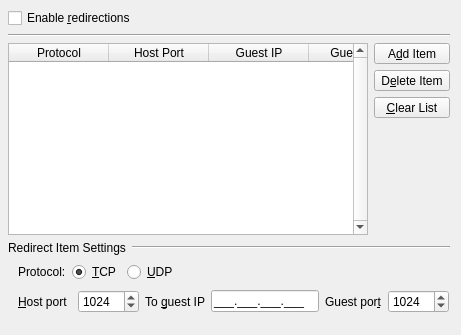
              <widget class="QWidget" name="Tab_Network_Settings">
               <attribute name="icon">
                <iconset resource="../resources/icons.qrc">
                 <normaloff>:/preferences-system-network-sharing.png</normaloff>:/preferences-system-network-sharing.png</iconset>
               </attribute>
               <attribute name="title">
                <string>Redirections</string>
               </attribute>
               <layout class="QGridLayout" name="gridLayout_16">
                <property name="leftMargin">
                 <number>8</number>
                </property>
                <property name="topMargin">
                 <number>8</number>
                </property>
                <item row="6" column="0" colspan="2">
                 <widget class="QWidget" name="Redirection_Widget" native="true">
                  <property name="sizePolicy">
                   <sizepolicy hsizetype="Minimum" vsizetype="Maximum">
                    <horstretch>0</horstretch>
                    <verstretch>0</verstretch>
                   </sizepolicy>
                  </property>
                  <layout class="QGridLayout" name="gridLayout_10">
                   <property name="leftMargin">
                    <number>0</number>
                   </property>
                   <property name="topMargin">
                    <number>0</number>
                   </property>
                   <property name="rightMargin">
                    <number>0</number>
                   </property>
                   <property name="bottomMargin">
                    <number>0</number>
                   </property>
                   <item row="0" column="0" colspan="2">
                    <layout class="QHBoxLayout">
                     <property name="spacing">
                      <number>6</number>
                     </property>
                     <property name="leftMargin">
                      <number>0</number>
                     </property>
                     <property name="topMargin">
                      <number>0</number>
                     </property>
                     <property name="rightMargin">
                      <number>0</number>
                     </property>
                     <property name="bottomMargin">
                      <number>0</number>
                     </property>
                     <item>
                      <widget class="QLabel" name="Label_Redirect_Settings">
                       <property name="sizePolicy">
                        <sizepolicy hsizetype="Maximum" vsizetype="Preferred">
                         <horstretch>0</horstretch>
                         <verstretch>0</verstretch>
                        </sizepolicy>
                       </property>
                       <property name="text">
                        <string>Redirect Item Settings</string>
                       </property>
                      </widget>
                     </item>
                     <item>
                      <widget class="Line" name="line_redir_1">
                       <property name="orientation">
                        <enum>Qt::Horizontal</enum>
                       </property>
                      </widget>
                     </item>
                    </layout>
                   </item>
                   <item row="1" column="0" colspan="2">
                    <widget class="QWidget" name="widget" native="true">
                     <layout class="QHBoxLayout" name="Widget_Redirection_Protocol">
                      <property name="spacing">
                       <number>6</number>
                      </property>
                      <property name="leftMargin">
                       <number>10</number>
                      </property>
                      <property name="topMargin">
                       <number>1</number>
                      </property>
                      <property name="rightMargin">
                       <number>1</number>
                      </property>
                      <property name="bottomMargin">
                       <number>1</number>
                      </property>
                      <item>
                       <widget class="QLabel" name="Label_Protocol">
                        <property name="text">
                         <string>Protocol:</string>
                        </property>
                       </widget>
                      </item>
                      <item>
                       <widget class="QRadioButton" name="RB_TCP">
                        <property name="text">
                         <string>&amp;TCP</string>
                        </property>
                        <property name="checked">
                         <bool>true</bool>
                        </property>
                       </widget>
                      </item>
                      <item>
                       <widget class="QRadioButton" name="RB_UDP">
                        <property name="text">
                         <string>&amp;UDP</string>
                        </property>
                       </widget>
                      </item>
                      <item>
                       <spacer>
                        <property name="orientation">
                         <enum>Qt::Horizontal</enum>
                        </property>
                        <property name="sizeHint" stdset="0">
                         <size>
                          <width>271</width>
                          <height>20</height>
                         </size>
                        </property>
                       </spacer>
                      </item>
                     </layout>
                    </widget>
                   </item>
                   <item row="2" column="0" colspan="2">
                    <widget class="QWidget" name="widget" native="true">
                     <layout class="QHBoxLayout" name="Widget_Redirection_Net">
                      <property name="spacing">
                       <number>6</number>
                      </property>
                      <property name="leftMargin">
                       <number>10</number>
                      </property>
                      <property name="topMargin">
                       <number>1</number>
                      </property>
                      <property name="rightMargin">
                       <number>1</number>
                      </property>
                      <property name="bottomMargin">
                       <number>1</number>
                      </property>
                      <item>
                       <widget class="QLabel" name="Label_Port1">
                        <property name="text">
                         <string>&amp;Host port</string>
                        </property>
                        <property name="buddy">
                         <cstring>SB_Redir_Port</cstring>
                        </property>
                       </widget>
                      </item>
                      <item>
                       <widget class="QSpinBox" name="SB_Redir_Port">
                        <property name="minimum">
                         <number>1</number>
                        </property>
                        <property name="maximum">
                         <number>65535</number>
                        </property>
                        <property name="value">
                         <number>1024</number>
                        </property>
                       </widget>
                      </item>
                      <item>
                       <widget class="QLabel" name="Label_To_Guest_IP">
                        <property name="text">
                         <string>To &amp;guest IP</string>
                        </property>
                        <property name="buddy">
                         <cstring>Edit_Guest_IP</cstring>
                        </property>
                       </widget>
                      </item>
                      <item>
                       <widget class="QLineEdit" name="Edit_Guest_IP">
                        <property name="sizePolicy">
                         <sizepolicy hsizetype="Minimum" vsizetype="Fixed">
                          <horstretch>0</horstretch>
                          <verstretch>0</verstretch>
                         </sizepolicy>
                        </property>
                        <property name="inputMask">
                         <string>000.000.000.000;_</string>
                        </property>
                        <property name="maxLength">
                         <number>15</number>
                        </property>
                       </widget>
                      </item>
                      <item>
                       <widget class="QLabel" name="Label_Port2">
                        <property name="text">
                         <string>Guest por&amp;t</string>
                        </property>
                        <property name="buddy">
                         <cstring>SB_Guest_Port</cstring>
                        </property>
                       </widget>
                      </item>
                      <item>
                       <widget class="QSpinBox" name="SB_Guest_Port">
                        <property name="minimum">
                         <number>1</number>
                        </property>
                        <property name="maximum">
                         <number>65535</number>
                        </property>
                        <property name="value">
                         <number>1024</number>
                        </property>
                       </widget>
                      </item>
                     </layout>
                    </widget>
                   </item>
                  </layout>
                 </widget>
                </item>
                <item row="7" column="0">
                 <spacer name="verticalSpacer_17">
                  <property name="orientation">
                   <enum>Qt::Vertical</enum>
                  </property>
                  <property name="sizeType">
                   <enum>QSizePolicy::Minimum</enum>
                  </property>
                  <property name="sizeHint" stdset="0">
                   <size>
                    <width>50</width>
                    <height>10</height>
                   </size>
                  </property>
                 </spacer>
                </item>
                <item row="5" column="0">
                 <widget class="QTableWidget" name="Redirections_List">
                  <property name="sizePolicy">
                   <sizepolicy hsizetype="Expanding" vsizetype="Expanding">
                    <horstretch>0</horstretch>
                    <verstretch>0</verstretch>
                   </sizepolicy>
                  </property>
                  <property name="minimumSize">
                   <size>
                    <width>0</width>
                    <height>0</height>
                   </size>
                  </property>
                  <property name="verticalScrollBarPolicy">
                   <enum>Qt::ScrollBarAlwaysOn</enum>
                  </property>
                  <property name="horizontalScrollBarPolicy">
                   <enum>Qt::ScrollBarAlwaysOff</enum>
                  </property>
                  <property name="sizeAdjustPolicy">
                   <enum>QAbstractScrollArea::AdjustIgnored</enum>
                  </property>
                  <property name="editTriggers">
                   <set>QAbstractItemView::NoEditTriggers</set>
                  </property>
                  <property name="selectionMode">
                   <enum>QAbstractItemView::SingleSelection</enum>
                  </property>
                  <property name="selectionBehavior">
                   <enum>QAbstractItemView::SelectRows</enum>
                  </property>
                  <property name="verticalScrollMode">
                   <enum>QAbstractItemView::ScrollPerPixel</enum>
                  </property>
                  <column>
                   <property name="text">
                    <string>Protocol</string>
                   </property>
                   <property name="font">
                    <font>
                     <pointsize>9</pointsize>
                    </font>
                   </property>
                  </column>
                  <column>
                   <property name="text">
                    <string>Host Port</string>
                   </property>
                   <property name="font">
                    <font>
                     <pointsize>9</pointsize>
                    </font>
                   </property>
                  </column>
                  <column>
                   <property name="text">
                    <string>Guest IP</string>
                   </property>
                   <property name="font">
                    <font>
                     <pointsize>9</pointsize>
                    </font>
                   </property>
                  </column>
                  <column>
                   <property name="text">
                    <string>Guest Port</string>
                   </property>
                   <property name="font">
                    <font>
                     <pointsize>9</pointsize>
                    </font>
                   </property>
                  </column>
                 </widget>
                </item>
                <item row="0" column="0" colspan="2">
                 <widget class="QCheckBox" name="CH_Redirections">
                  <property name="sizePolicy">
                   <sizepolicy hsizetype="Preferred" vsizetype="Preferred">
                    <horstretch>0</horstretch>
                    <verstretch>0</verstretch>
                   </sizepolicy>
                  </property>
                  <property name="text">
                   <string>Enable &amp;redirections</string>
                  </property>
                 </widget>
                </item>
                <item row="5" column="1">
                 <widget class="QWidget" name="Widget_Redirection_Buttons" native="true">
                  <layout class="QVBoxLayout" name="verticalLayout_6">
                   <property name="leftMargin">
                    <number>0</number>
                   </property>
                   <property name="topMargin">
                    <number>0</number>
                   </property>
                   <property name="rightMargin">
                    <number>0</number>
                   </property>
                   <property name="bottomMargin">
                    <number>0</number>
                   </property>
                   <item>
                    <widget class="QToolButton" name="Button_Add_Redirections">
                     <property name="sizePolicy">
                      <sizepolicy hsizetype="Minimum" vsizetype="Fixed">
                       <horstretch>0</horstretch>
                       <verstretch>0</verstretch>
                      </sizepolicy>
                     </property>
                     <property name="text">
                      <string>A&amp;dd Item</string>
                     </property>
                     <property name="icon">
                      <iconset resource="../resources/icons.qrc">
                       <normaloff>:/add.png</normaloff>:/add.png</iconset>
                     </property>
                     <property name="toolButtonStyle">
                      <enum>Qt::ToolButtonTextUnderIcon</enum>
                     </property>
                    </widget>
                   </item>
                   <item>
                    <widget class="QToolButton" name="Button_Delete_Redirections">
                     <property name="sizePolicy">
                      <sizepolicy hsizetype="Minimum" vsizetype="Fixed">
                       <horstretch>0</horstretch>
                       <verstretch>0</verstretch>
                      </sizepolicy>
                     </property>
                     <property name="text">
                      <string>D&amp;elete Item</string>
                     </property>
                     <property name="icon">
                      <iconset resource="../resources/icons.qrc">
                       <normaloff>:/remove.png</normaloff>:/remove.png</iconset>
                     </property>
                     <property name="toolButtonStyle">
                      <enum>Qt::ToolButtonTextUnderIcon</enum>
                     </property>
                    </widget>
                   </item>
                   <item>
                    <widget class="QToolButton" name="Button_Clear_Redirections">
                     <property name="sizePolicy">
                      <sizepolicy hsizetype="Minimum" vsizetype="Fixed">
                       <horstretch>0</horstretch>
                       <verstretch>0</verstretch>
                      </sizepolicy>
                     </property>
                     <property name="text">
                      <string>&amp;Clear List</string>
                     </property>
                     <property name="icon">
                      <iconset resource="../resources/icons.qrc">
                       <normaloff>:/error.png</normaloff>:/error.png</iconset>
                     </property>
                     <property name="toolButtonStyle">
                      <enum>Qt::ToolButtonTextUnderIcon</enum>
                     </property>
                    </widget>
                   </item>
                   <item>
                    <spacer name="verticalSpacer_16">
                     <property name="orientation">
                      <enum>Qt::Vertical</enum>
                     </property>
                     <property name="sizeType">
                      <enum>QSizePolicy::Expanding</enum>
                     </property>
                     <property name="sizeHint" stdset="0">
                      <size>
                       <width>20</width>
                       <height>61</height>
                      </size>
                     </property>
                    </spacer>
                   </item>
                  </layout>
                 </widget>
                </item>
                <item row="2" column="0" colspan="2">
                 <widget class="Line" name="line_11">
                  <property name="sizePolicy">
                   <sizepolicy hsizetype="Minimum" vsizetype="Fixed">
                    <horstretch>0</horstretch>
                    <verstretch>0</verstretch>
                   </sizepolicy>
                  </property>
                  <property name="orientation">
                   <enum>Qt::Horizontal</enum>
                  </property>
                 </widget>
                </item>
               </layout>
              </widget>
